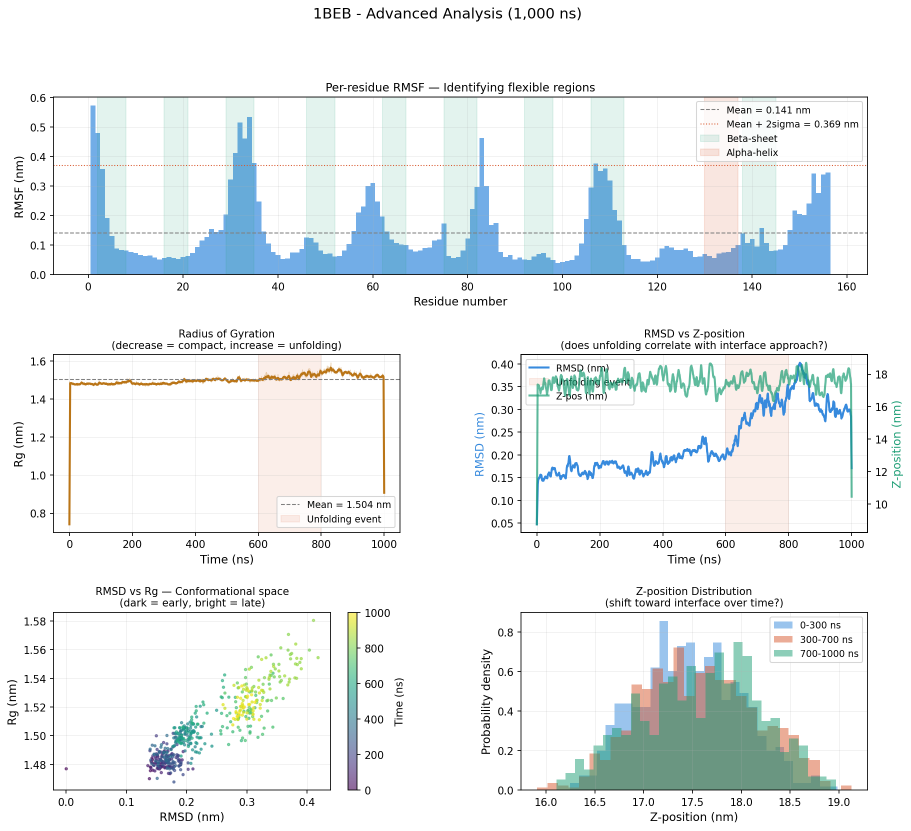
#> input picture progress-reports/advanced_analysis.png, 1822 x 1661 px, given in place of CENTER_1000ns_adsorption_contact.png, which was not available (shown at 1/2 size); the run also reads 1 picture not shown here
$ python make_fig2_ab_cd.py
#> lines starting #> are read from the running program, lines starting #| are printed output that depends on the picture; pictures that were not available may be replaced by others from this repository, and a replacement may not be noted
"""
make_fig2_ab_cd.py
==================
Assemble publication-quality Fig 2 contact panels for JCIS submission.

Outputs two separate figures (as used in paper):
  PAPER_FIG2_CONTACT_AB.png  — panels (a) CENTER + (b) R1
  PAPER_FIG2_CONTACT_CD.png  — panels (c) R2   + (d) R3

Sources: pre-generated panel PNGs in results/figures/adsorption/
No trajectory required — pure PIL assembly.

Usage:
    source ~/research-env/bin/activate
    python3 scripts/make_fig2_ab_cd.py
"""

from pathlib import Path
from PIL import Image, ImageDraw, ImageFont

ROOT    = Path(__file__).resolve().parent.parent
ADI_DIR = ROOT / "results" / "figures" / "adsorption"
OUT_DIR = ROOT / "results" / "figures"

DPI_META   = 300
TARGET_W   = 2126   # 180 mm @ 300 DPI — double-column JCIS width
LABEL_H    = 72
SEP_H      = 4
TITLE_CROP = 0      # no baked-in suptitle to remove (panels have no ax.set_title)

BG_LABEL  = (248, 249, 250)
SEP_COLOR = (200, 200, 205)
TEXT_COLOR = (25, 25, 25)

PANELS = [
    {
        "letter":   "a",
        "replica":  "SET 1A — bulk start",
        "duration": "1000 ns",
        "stats":    "12.5% contact  |  97 events  |  deepest −0.47 nm",
        "file":     ADI_DIR / "CENTER_1000ns_adsorption_contact.png",
    },
    {
        "letter":   "b",
        "replica":  "R1 — near-interface",
        "duration": "1000 ns",
        "stats":    "23.4% contact  |  215 events  |  deepest −0.71 nm",
        "file":     ADI_DIR / "R1_1000ns_full_adsorption_contact.png",
    },
    {
        "letter":   "c",
        "replica":  "R2 — near-interface",
        "duration": "1000 ns",
        "stats":    "7.1% contact  |  156 events  |  deepest −0.52 nm",
        "file":     ADI_DIR / "R2_1000ns_adsorption_contact.png",
    },
    {
        "letter":   "d",
        "replica":  "R3 — near-interface",
        "duration": "1000 ns",
        "stats":    "10.9% contact  |  145 events  |  deepest −0.38 nm",
        "file":     ADI_DIR / "R3_1000ns_adsorption_contact.png",
    },
]


def _font(size, bold=False):
    candidates = [
        # macOS (Arial — available in /System/Library/Fonts/Supplemental/)
        "/System/Library/Fonts/Supplemental/Arial Bold.ttf" if bold else
        "/System/Library/Fonts/Supplemental/Arial.ttf",
        "/System/Library/Fonts/Helvetica.ttc",
        # Linux (Liberation / DejaVu)
        "/usr/share/fonts/truetype/liberation/LiberationSans-Bold.ttf" if bold else
        "/usr/share/fonts/truetype/liberation/LiberationSans-Regular.ttf",
        "/usr/share/fonts/truetype/dejavu/DejaVuSans-Bold.ttf" if bold else
        "/usr/share/fonts/truetype/dejavu/DejaVuSans.ttf",
    ]
    for c in candidates:
        try:
            return ImageFont.truetype(c, size)
        except Exception:
            pass
    return ImageFont.load_default()


def load_panel(path):
    img = Image.open(path).convert("RGB")
    img = img.crop((0, TITLE_CROP, img.width, img.height))  # remove baked-in suptitle
    if img.width != TARGET_W:
        h = int(img.height * TARGET_W / img.width)
        img = img.resize((TARGET_W, h), Image.LANCZOS)
    return img


def make_label_bar(panel):
    bar = Image.new("RGB", (TARGET_W, LABEL_H), BG_LABEL)
    draw = ImageDraw.Draw(bar)
    draw.text((14, 10),  f"({panel['letter']})", font=_font(32, bold=True),  fill=TEXT_COLOR)
    draw.text((78, 8),   f"{panel['replica']} — {panel['duration']}",
              font=_font(22, bold=True), fill=TEXT_COLOR)
    draw.text((78, 38),  panel["stats"], font=_font(18), fill=(80, 80, 90))
    return bar


def assemble(panel_defs, out_path):
    rows = []
    for p in panel_defs:
        print(f"  Loading ({p['letter']}) {p['file'].name}")
        bar   = make_label_bar(p)
        panel = load_panel(p["file"])
        sep   = Image.new("RGB", (TARGET_W, SEP_H), SEP_COLOR)
        rows.extend([bar, panel, sep])
    rows = rows[:-1]   # drop trailing separator

    total_h = sum(r.height for r in rows)
    canvas  = Image.new("RGB", (TARGET_W, total_h), (255, 255, 255))
    y = 0
    for r in rows:
        canvas.paste(r, (0, y))
        y += r.height

    canvas.save(str(out_path), dpi=(DPI_META, DPI_META))
    w_mm = canvas.size[0] / DPI_META * 25.4
    h_mm = canvas.size[1] / DPI_META * 25.4
    print(f"  -> {out_path.name}  {canvas.size[0]}x{canvas.size[1]}px  "
          f"({w_mm:.0f}x{h_mm:.0f} mm @ {DPI_META} DPI)")


def main():
    print("Fig 2 AB — CENTER + R1:")
    assemble(PANELS[:2], OUT_DIR / "PAPER_FIG2_CONTACT_AB.png")
#> in assemble, `bar   = make_label_bar(p)`:
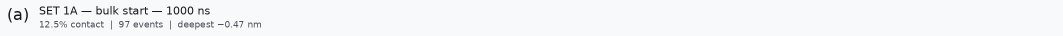
#> bar: PIL image 2126x72 RGB (shown at 1/2 size); mean R, G, B 243.9, 244.9, 246
#> in load_panel, `img = img.resize((TARGET_W, h), Image.LANCZOS)`:
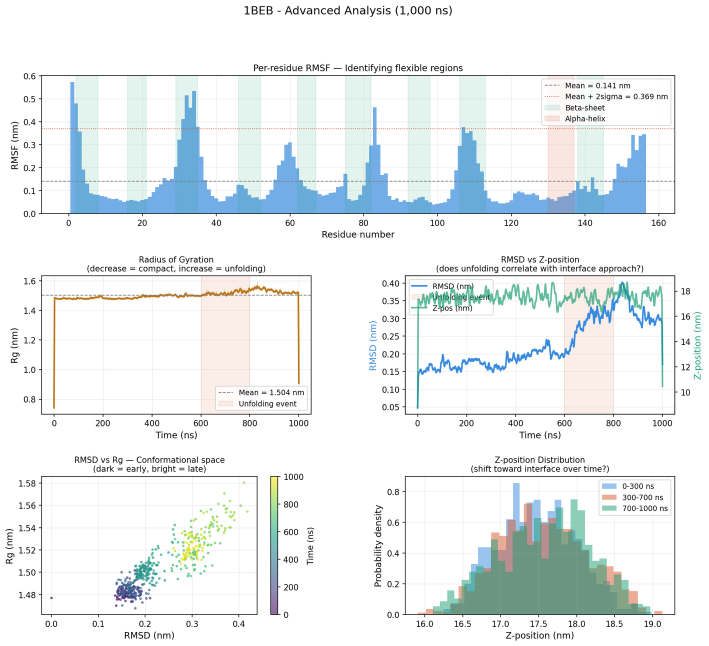
#> img: PIL image 2126x1938 RGB (shown at 1/3 size); mean R, G, B 235.2, 239.9, 240.9
#> pass 2 of the loop in assemble, `for p in panel_defs:`:
#|   Loading (b) R1_1000ns_full_adsorption_contact.png
#> in assemble, `bar   = make_label_bar(p)`:
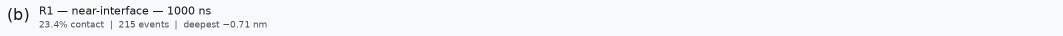
#> bar: PIL image 2126x72 RGB (shown at 1/2 size); mean R, G, B 243.8, 244.8, 245.9
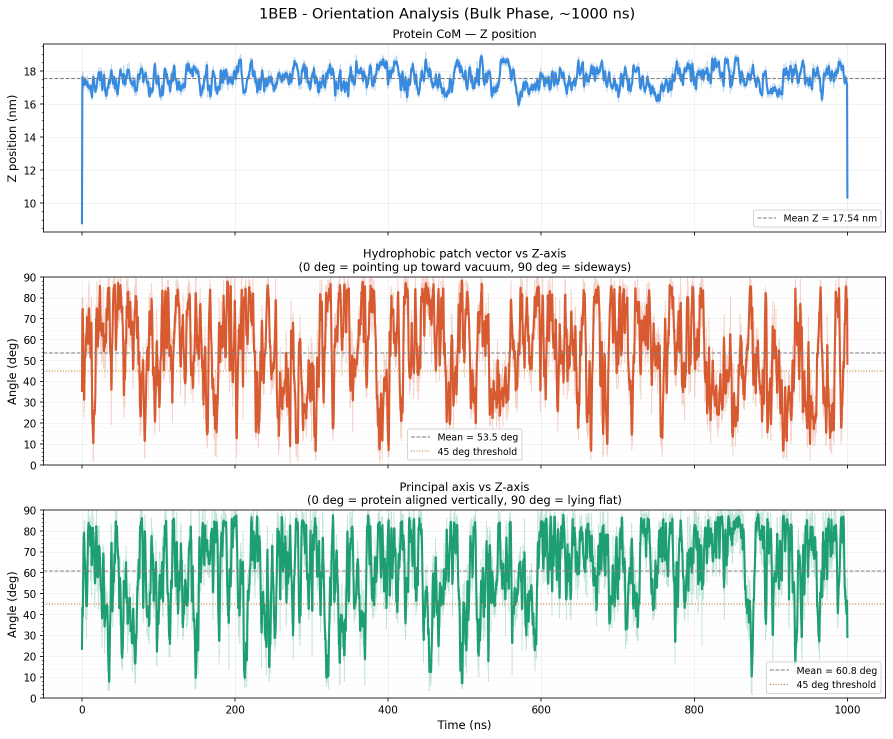
#> input picture progress-reports/orientation_analysis.png, 1786 x 1477 px, given in place of R1_1000ns_full_adsorption_contact.png, which was not available (shown at 1/2 size)
#> in load_panel (call 2), `img = img.resize((TARGET_W, h), Image.LANCZOS)`:
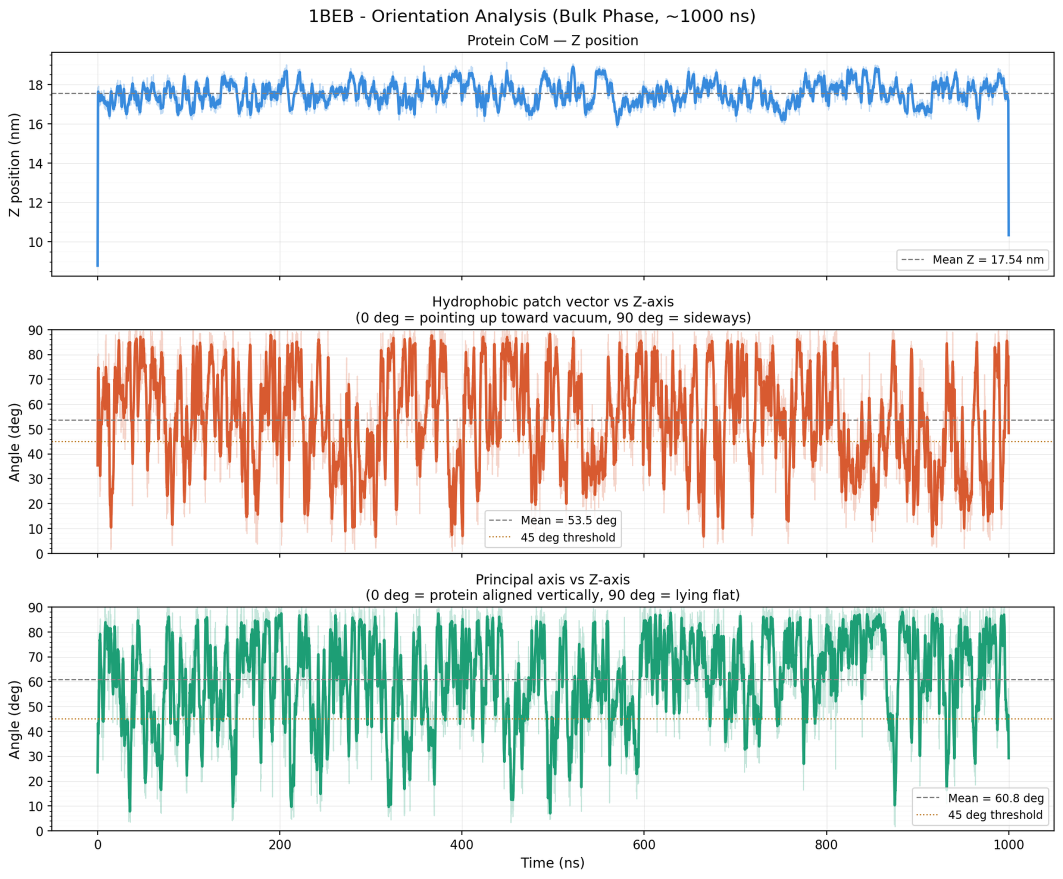
#> img: PIL image 2126x1758 RGB (shown at 1/2 size); mean R, G, B 229.8, 230.6, 226.5
#> in assemble, `rows = rows[:-1]`: rows = 5 items
#> in assemble, `total_h = sum(r.height for r in rows)`: total_h = 3844
#> in assemble, `canvas  = Image.new("RGB", (TARGET_W, total_h), (255, 255, 255))`: canvas: PIL image 2126x3844 RGB; every value is 255
#> the loop in assemble, `for r in rows:` made 5 passes
#> y on passes 1 to 5: 72, 2010, 2014, 2086, 3844
#> after the loop in assemble, `for r in rows:`:
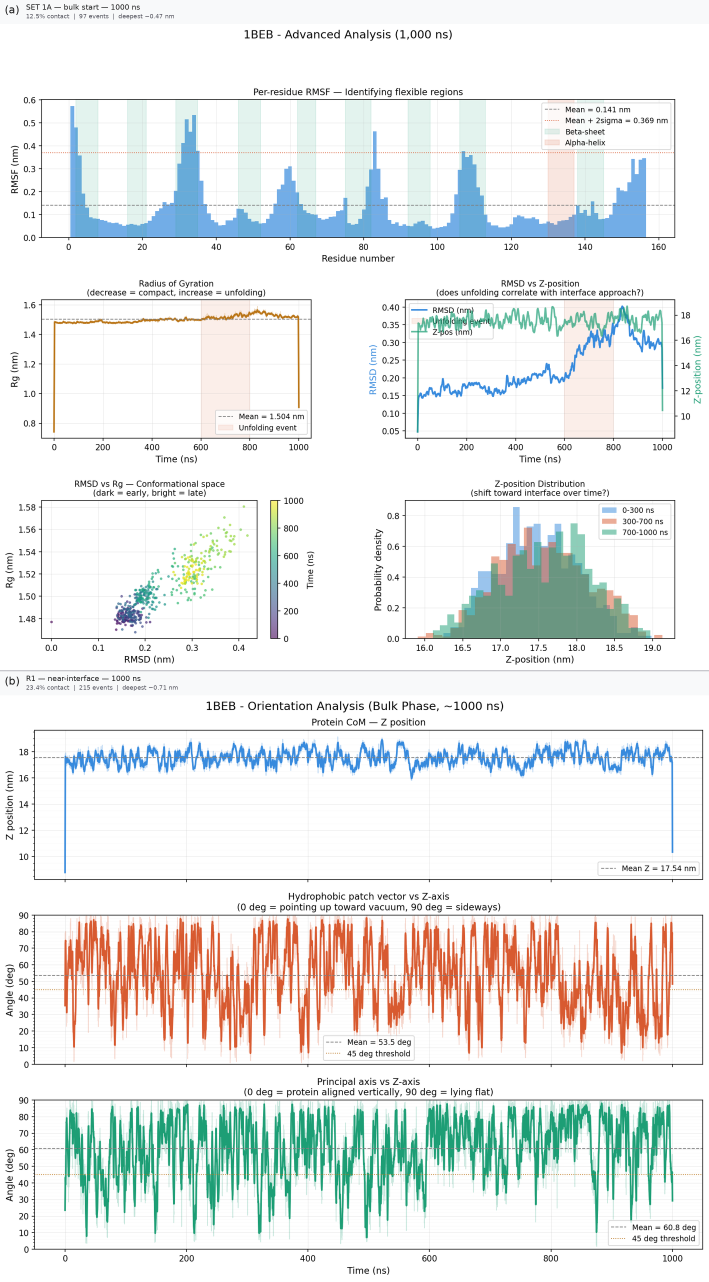
#> canvas: PIL image 2126x3844 RGB (shown at 1/3 size); mean R, G, B 233, 235.8, 234.5
#|   -> PAPER_FIG2_CONTACT_AB.png  2126x3844px  (180x325 mm @ 300 DPI)

    print("\nFig 2 CD — R2 + R3:")
    assemble(PANELS[2:], OUT_DIR / "PAPER_FIG2_CONTACT_CD.png")
#> in assemble (call 2), `bar   = make_label_bar(p)`:
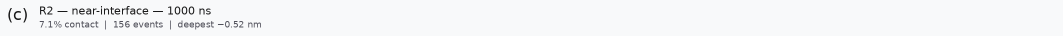
#> bar: PIL image 2126x72 RGB (shown at 1/2 size); mean R, G, B 243.9, 244.9, 246
#> pass 2 of the loop in assemble, `for p in panel_defs:`:
#|   Loading (d) R3_1000ns_adsorption_contact.png

    print("\nDone.")


if __name__ == "__main__":
#> (the run stopped early here; a loop or call above may not have finished)
